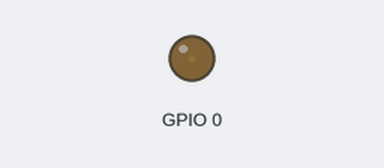
This program was run on a simulated ESP32. Shown: output pins drawn as LEDs (lit = HIGH).

Above: at 0.05 s.
At 3.35 s:
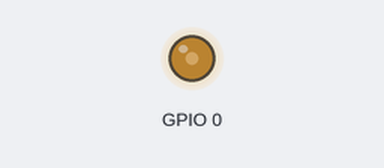
At 6.7 s:
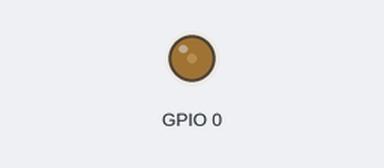
Timing chart, 0 to 10.8 s (numbered marks = the images above):
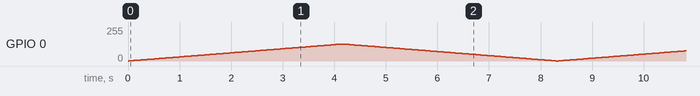

The program:

main.cpp
```cpp
#include "freertos/FreeRTOS.h"
#include "driver/gpio.h"
#include "freertos/task.h"
#include "driver/ledc.h"
#include <rom/ets_sys.h>
#include <cmath>

extern "C" {

    uint32_t pwm{0};
    bool condition{true};

    void _pulse (ledc_timer_config_t *timer_1, ledc_channel_config_t *channel_1);
    void _steady (uint8_t *pwm, ledc_timer_config_t *timer_1, ledc_channel_config_t *channel_1);

    void _pulse (ledc_timer_config_t *timer_1, ledc_channel_config_t *channel_1) {
        if (condition) {
            ledc_set_duty((*channel_1).speed_mode, (*channel_1).channel, pwm++);
            ledc_update_duty((*channel_1).speed_mode, (*channel_1).channel);
            ets_delay_us(500);  //0.5 [ms]
            if (pwm >= (pow(2, (*timer_1).duty_resolution) - 1) * 0.5) condition = !condition;
        }
        else {
            ledc_set_duty((*channel_1).speed_mode, (*channel_1).channel, pwm--);
            ledc_update_duty((*channel_1).speed_mode, (*channel_1).channel);
            ets_delay_us(500);  //0.5 [ms]
            if (pwm <= 0) condition = !condition;
        }
    }

    void _steady (uint8_t *pwm, ledc_timer_config_t *timer_1, ledc_channel_config_t *channel_1) {
        if ((*pwm) <= 0) {
            (*pwm) = 0;
        }
        else if ((*pwm) >= 100) {
            (*pwm) = 100;
        }
        //
        ledc_set_duty((*channel_1).speed_mode, (*channel_1).channel, static_cast<uint32_t>((pow(2, (*timer_1).duty_resolution) - 1) * ((*pwm) / 100.0)));
        ledc_update_duty((*channel_1).speed_mode, (*channel_1).channel);
    }


    void app_main () {
        //timer conf
        ledc_timer_config_t timer_1{};
        timer_1.speed_mode = LEDC_HIGH_SPEED_MODE;
        timer_1.timer_num = LEDC_TIMER_0;
        timer_1.clk_cfg = LEDC_AUTO_CLK;
        timer_1.duty_resolution = LEDC_TIMER_14_BIT;
        timer_1.freq_hz = 4880;    //4.88 [kHz]
        ledc_timer_config(&timer_1);
        //channel conf
        ledc_channel_config_t channel_1{};
        channel_1.gpio_num = GPIO_NUM_0;
        channel_1.speed_mode = timer_1.speed_mode;
        channel_1.channel = LEDC_CHANNEL_0;
        channel_1.intr_type = LEDC_INTR_DISABLE;
        channel_1.timer_sel = timer_1.timer_num;
        channel_1.duty = 0;
        ledc_channel_config(&channel_1);
        //
        enum Mode {pulse, steady};
        Mode mode = pulse;
        //
        uint8_t pwm{10};
        //loop
        while (1) {
            switch(mode) {
                //pulse
                case Mode::pulse:
                _pulse(&timer_1, &channel_1);
                break;
                //steady
                case Mode::steady:
                _steady(&pwm, &timer_1, &channel_1);
                break;
                //default
                default:
                break;
            }
        }
    }
}
```
